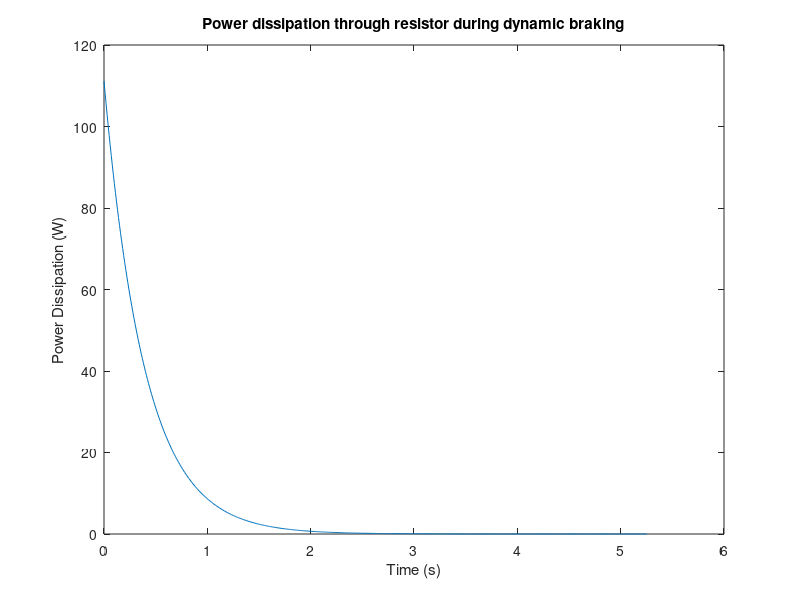
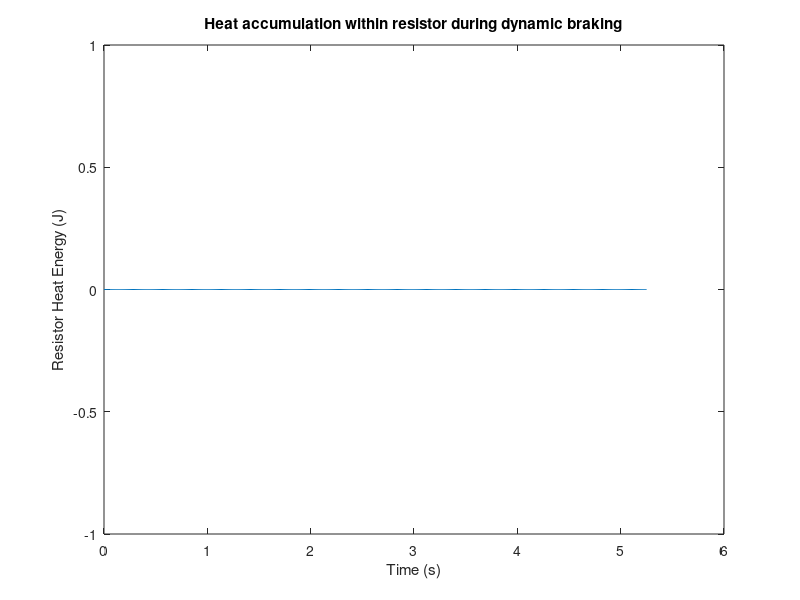
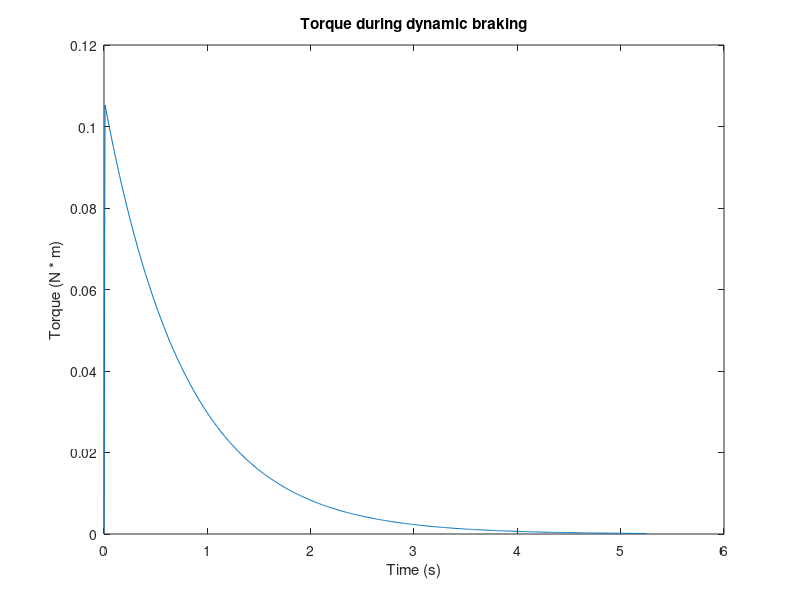
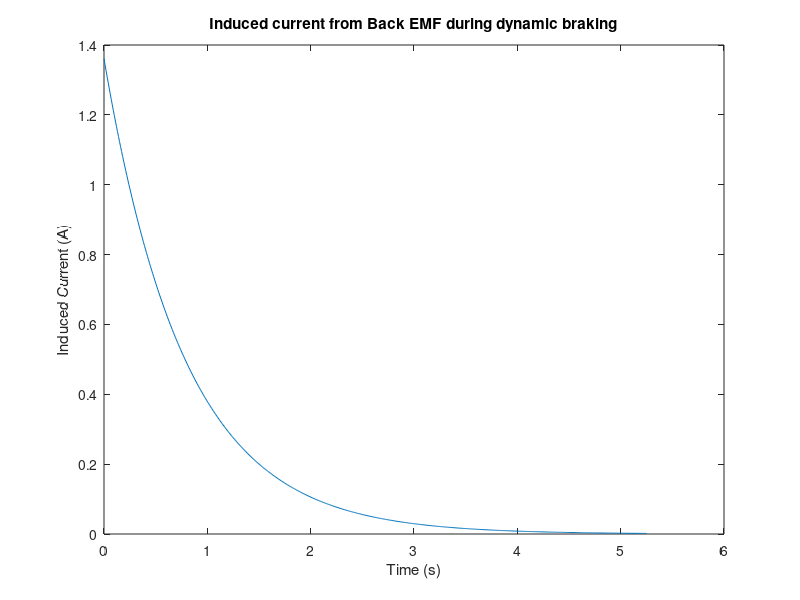

Write MATLAB code to recreate these figures, in order.
clearvars
close all

density = 2700; %kg/m^3
wheel_thickness = 0.0063; %m, equal to 0.25". This is the distance from the od to the id of the wheel
wheel_id = 0.0508; %m, equal to 2"
wheel_min_height = 0.0524; %m, equal to 1"
wheel_max_height = wheel_min_height * 2;
braking_time = 2; %s, desired time to come to rest from max speed
resistance = 60; %ohm, braking resistor resistance
resistor_heat_dissipation = 200; %W, maximum heat dissipation

%% Get this data from the motor datasheet
motor_no_load_current = 0.6; %Amp
motor_max_hp_current = 12.5;
motor_max_hp = 46; %Watts
motor_max_rpm = 7900;
motor_max_torque = 0.1107; %N*m
motor_min_v = 6; %volts
motor_max_v = 8.4; %volts
motor_bemf_constant = 0.1; %v/(rad/s). Found in datasheet. Current value is an estimate
%%

wheel_max_rad_s = motor_max_rpm * 0.1047; %Rad/s
%wheel_height = linspace(wheel_min_height, wheel_max_height, 100); %m
wheel_height = wheel_min_height;
wheel_volume = wheel_height * (pi * (((wheel_id/2) + wheel_thickness) ^ 2) - (pi * (wheel_id/2) ^ 2)); %m^3
wheel_mass = wheel_volume * density; %kg
I_wheel = 0.5 * wheel_mass * ((wheel_id/2) ^ 2 + ((wheel_id/2) + wheel_thickness) ^ 2);
a_wheel = motor_max_torque ./ I_wheel; %Angular acceleration in rad/s^2
a_wheel_dps = a_wheel * 57.29; %Angular acceration in deg/s^2
a_wheel_rpm_s = a_wheel * 9.55; %Angular acceleration in RPM/s

time_to_max_rpm = motor_max_rpm ./ a_wheel_rpm_s; %Time to accelerate from a standstill to the maximum rpm

wheel_max_ke = 0.5 * I_wheel * wheel_max_rad_s ^ 2; %Maximum kinetic energy of the wheel in Joules

peak_bemf = 0.1 * wheel_max_rad_s;
peak_braking_power = peak_bemf ^ 2 / resistance;

wheel_rad_s = [];
resistor_heat = [];
torque = [];
current = [];

current_wheel_rad_s = wheel_max_rad_s;
current_resistor_heat = 0;
current_torque = 0;
current_induced_current = 0;
t = 0;
dt = 0.01;
i = 1;
while current_wheel_rad_s > 1
    ke = 0.5 * I_wheel * current_wheel_rad_s ^ 2;
    bemf = motor_bemf_constant * current_wheel_rad_s;
    power = bemf ^ 2 / resistance;
    ke = ke - (power * dt);
    current_wheel_rad_s = sqrt((2 * ke) / I_wheel);
    if i > 1
        current_torque = (current_wheel_rad_s - wheel_rad_s(i - 1) * dt) * I_wheel;
    end
    torque(i) = current_torque;
    wheel_rad_s(i) = current_wheel_rad_s;
    current_resistor_heat = current_resistor_heat + (power * dt);
    current_resistor_heat = current_resistor_heat - (resistor_heat_dissipation * dt);

    if current_resistor_heat < 0
        current_resistor_heat = 0;
    end

    resistor_heat(i) = current_resistor_heat;
    current_induced_current = (current_wheel_rad_s * motor_bemf_constant) / resistance;
    current(i) = current_induced_current;

    i = i + 1;
    t = t + dt;
end

braking_power = (wheel_rad_s * motor_bemf_constant) .^ 2 ./ resistance;

figure(1)
plot(linspace(0, t,i - 1), braking_power)
xlabel("Time (s)")
ylabel("Power Dissipation (W)")
title("Power dissipation through resistor during dynamic braking")

figure(2)
plot(linspace(0, t, i - 1), resistor_heat)
xlabel("Time (s)")
ylabel("Resistor Heat Energy (J)")
title("Heat accumulation within resistor during dynamic braking")

figure(3)
plot(linspace(0, t, i - 1), torque)
xlabel("Time (s)")
ylabel("Torque (N * m)")
title("Torque during dynamic braking")

figure(4)
plot(linspace(0, t, i - 1), current)
xlabel("Time (s)")
ylabel("Induced Current (A)")
title("Induced current from Back EMF during dynamic braking")
